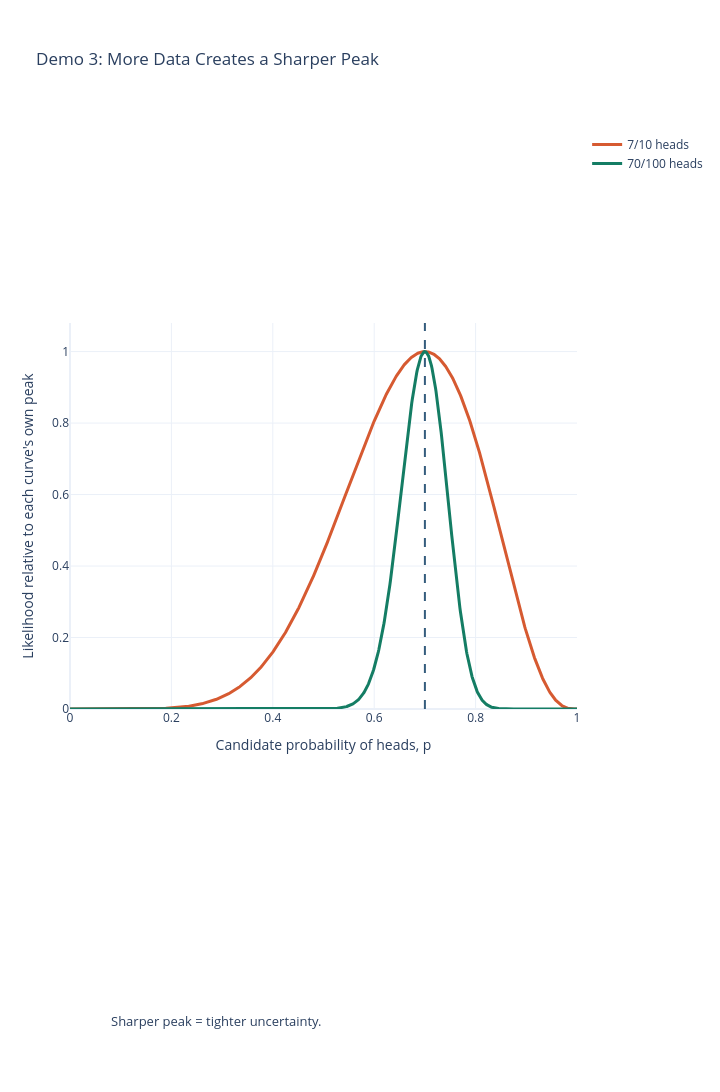

The notebook cell this image was saved under:
### Markdown cell above
## Demo 3: More Data = Sharper Peak

Compare 7 heads in 10 flips with 70 heads in 100 flips. Both samples have the same observed fraction of heads. Each curve is divided by its own peak so the shape and relative plausibility are easy to compare.

**Voice-over:** "Same proportion. Ten flips versus a hundred. Ten flips gives a fat, lazy hill. A hundred gives a tight spike."

The standard error is calculated as `sqrt(p_hat * (1 - p_hat) / n)`. The fair-coin comparison is the likelihood at `p = 0.5` divided by the likelihood at the fitted peak.

**Caption:** `Sharper peak = tighter uncertainty.`

### Code cell
# Import Plotly for an interactive portrait comparison of the two likelihood curves.
import plotly.graph_objects as go

# Set the two observed sample sizes and head counts that have the same observed proportion.
coin_samples = [(10, 7), (100, 70)]

# Define the fair-coin probability used to compare each sample with its fitted peak.
fair_coin_probability = 0.5

# Create a fine grid of candidate probabilities for smooth interactive curves.
probability_grid = np.linspace(0, 1, 1001)

# Choose distinct colors so viewers can identify each sample size.
curve_colors = ["#D65A31", "#147D64"]

# Store each sample's intermediate and final calculations for a readable results table.
coin_summaries = []

# Create the interactive figure before adding the two normalized likelihood curves.
figure = go.Figure()

# Calculate, print, and plot each sample's peak and relative likelihood.
for (flip_count, head_count), curve_color in zip(coin_samples, curve_colors):
    # Calculate the sample's maximum-likelihood estimate from its observed head fraction.
    estimated_probability = head_count / flip_count

    # Calculate the likelihood across the full probability grid.
    likelihood_curve = coin_count_likelihood(head_count, flip_count, probability_grid)

    # Calculate the likelihood at the fitted peak for normalization.
    peak_likelihood = coin_count_likelihood(head_count, flip_count, estimated_probability)

    # Divide by the peak so both curves have a maximum value of one.
    relative_likelihood_curve = likelihood_curve / peak_likelihood

    # Calculate the standard error of the estimated probability for this sample size.
    estimate_standard_error = np.sqrt(
        estimated_probability * (1 - estimated_probability) / flip_count
    )

    # Calculate the absolute likelihood of the fair-coin setting.
    fair_coin_likelihood = coin_count_likelihood(head_count, flip_count, fair_coin_probability)

    # Compare the fair-coin likelihood directly with the fitted peak likelihood.
    fair_coin_relative_likelihood = fair_coin_likelihood / peak_likelihood

    # Save the observed data and every intermediate statistic for the output table.
    coin_summaries.append(
        {
            "Flips": flip_count,
            "Heads": head_count,
            "Estimated p": estimated_probability,
            "Peak likelihood": peak_likelihood,
            "Fair coin likelihood": fair_coin_likelihood,
            "Fair / peak": fair_coin_relative_likelihood,
            "Standard error": estimate_standard_error,
        }
    )

    # Add the normalized likelihood as a hoverable Plotly line.
    figure.add_trace(
        go.Scatter(
            x=probability_grid,
            y=relative_likelihood_curve,
            mode="lines",
            name=f"{head_count}/{flip_count} heads",
            line={"color": curve_color, "width": 3},
            hovertemplate="p = %{x:.3f}<br>Relative likelihood = %{y:.5f}<extra>%{fullData.name}</extra>",
        )
    )

# Calculate the shared fitted probability from the first sample's observed fraction.
shared_estimate = coin_samples[0][1] / coin_samples[0][0]

# Mark the common peak location so the matching estimates are easy to compare.
figure.add_vline(
    x=shared_estimate,
    line_dash="dash",
    line_color="#355C7D",
    annotation_text=f"p_hat = {shared_estimate:.1f}",
    annotation_position="top left",
)

# Label the graph and set the exact 9:16 Instagram Reel canvas dimensions.
figure.update_layout(
    title="Demo 3: More Data Creates a Sharper Peak",
    template="plotly_white",
    width=720,
    height=1280,
    autosize=False,
    hovermode="x unified",
    xaxis_title="Candidate probability of heads, p",
    yaxis_title="Likelihood relative to each curve's own peak",
    yaxis_range=[0, 1.08],
    margin={"l": 70, "r": 35, "t": 130, "b": 190},
    annotations=[
        {
            "x": 0.5,
            "y": -0.14,
            "xref": "paper",
            "yref": "paper",
            "text": "Sharper peak = tighter uncertainty.",
            "showarrow": False,
            "font": {"size": 13},
        }
    ],
)

# Keep the comparison curves near-square inside the taller portrait canvas.
figure.update_yaxes(domain=[0.25, 0.75])

# Print the observations and explain the normalized likelihood scale.
print("Observed data comparison: 7 heads in 10 flips and 70 heads in 100 flips")
print("Each curve is divided by its own peak; the table shows the intermediate calculations.")

# Convert the saved calculations into a readable table.
coin_comparison_table = pd.DataFrame(coin_summaries)

# Round displayed values without requiring optional notebook table-formatting packages.
coin_comparison_table = coin_comparison_table.round(
    {
        "Estimated p": 3,
        "Peak likelihood": 6,
        "Fair coin likelihood": 6,
        "Fair / peak": 6,
        "Standard error": 3,
    }
)

# Display the estimate, peak likelihood, fair-coin comparison, and uncertainty for each sample.
display(coin_comparison_table)

# Render the interactive portrait small-sample versus large-sample comparison.
figure.show()

### Figure 1 — Plotly figure (JSON) as saved in the notebook; plotly's stock layout.template omitted (floating-point values rounded to 4 significant figures; data arrays with more than 128 entries replaced by an {"elided": "..."} marker saying what was removed)
{"data": [{"hovertemplate": "p = %{x:.3f}<br>Relative likelihood = %{y:.5f}<extra>%{fullData.name}</extra>", "line": {"color": "#D65A31", "width": 3}, "mode": "lines", "name": "7/10 heads", "type": "scatter", "x": {"elided": "1001 float values"}, "y": {"elided": "1001 float values"}}, {"hovertemplate": "p = %{x:.3f}<br>Relative likelihood = %{y:.5f}<extra>%{fullData.name}</extra>", "line": {"color": "#147D64", "width": 3}, "mode": "lines", "name": "70/100 heads", "type": "scatter", "x": {"elided": "1001 float values"}, "y": {"elided": "1001 float values"}}], "layout": {"annotations": [{"font": {"size": 13}, "showarrow": false, "text": "Sharper peak = tighter uncertainty.", "x": 0.5, "xanchor": "right", "xref": "paper", "y": -0.14, "yanchor": "top", "yref": "paper"}], "autosize": false, "height": 1280, "hovermode": "x unified", "margin": {"b": 190, "l": 70, "r": 35, "t": 130}, "shapes": [{"line": {"color": "#355C7D", "dash": "dash"}, "type": "line", "x0": 0.7, "x1": 0.7, "xref": "x", "y0": 0, "y1": 1, "yref": "y domain"}], "title": {"text": "Demo 3: More Data Creates a Sharper Peak"}, "width": 720, "xaxis": {"title": {"text": "Candidate probability of heads, p"}}, "yaxis": {"domain": [0.25, 0.75], "range": [0, 1.08], "title": {"text": "Likelihood relative to each curve's own peak"}}}}
